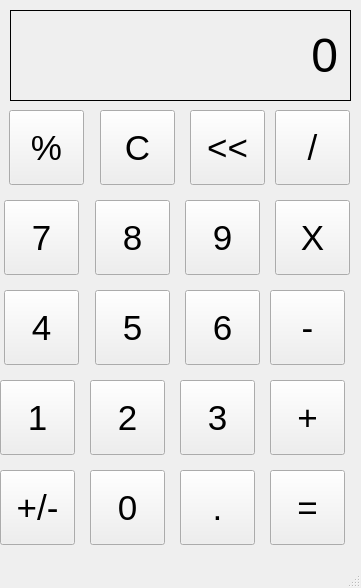
<?xml version="1.0" encoding="UTF-8"?>
<ui version="4.0">
 <class>MainWindow</class>
 <widget class="QMainWindow" name="MainWindow">
  <property name="geometry">
   <rect>
    <x>0</x>
    <y>0</y>
    <width>361</width>
    <height>588</height>
   </rect>
  </property>
  <property name="windowTitle">
   <string>Calc</string>
  </property>
  <widget class="QWidget" name="centralwidget">
   <widget class="QLabel" name="output_label">
    <property name="geometry">
     <rect>
      <x>10</x>
      <y>10</y>
      <width>341</width>
      <height>91</height>
     </rect>
    </property>
    <property name="font">
     <font>
      <pointsize>36</pointsize>
     </font>
    </property>
    <property name="frameShape">
     <enum>QFrame::Box</enum>
    </property>
    <property name="frameShadow">
     <enum>QFrame::Plain</enum>
    </property>
    <property name="text">
     <string>0</string>
    </property>
    <property name="alignment">
     <set>Qt::AlignRight|Qt::AlignTrailing|Qt::AlignVCenter</set>
    </property>
    <property name="margin">
     <number>10</number>
    </property>
   </widget>
   <widget class="QPushButton" name="percentButton">
    <property name="geometry">
     <rect>
      <x>9</x>
      <y>110</y>
      <width>75</width>
      <height>75</height>
     </rect>
    </property>
    <property name="font">
     <font>
      <pointsize>26</pointsize>
     </font>
    </property>
    <property name="text">
     <string>%</string>
    </property>
   </widget>
   <widget class="QPushButton" name="cButton">
    <property name="geometry">
     <rect>
      <x>100</x>
      <y>110</y>
      <width>75</width>
      <height>75</height>
     </rect>
    </property>
    <property name="font">
     <font>
      <pointsize>26</pointsize>
     </font>
    </property>
    <property name="text">
     <string>C</string>
    </property>
   </widget>
   <widget class="QPushButton" name="arrowButton">
    <property name="geometry">
     <rect>
      <x>190</x>
      <y>110</y>
      <width>75</width>
      <height>75</height>
     </rect>
    </property>
    <property name="font">
     <font>
      <pointsize>26</pointsize>
     </font>
    </property>
    <property name="text">
     <string>&lt;&lt;</string>
    </property>
   </widget>
   <widget class="QPushButton" name="divideButton">
    <property name="geometry">
     <rect>
      <x>275</x>
      <y>110</y>
      <width>75</width>
      <height>75</height>
     </rect>
    </property>
    <property name="font">
     <font>
      <pointsize>26</pointsize>
     </font>
    </property>
    <property name="text">
     <string>/</string>
    </property>
   </widget>
   <widget class="QPushButton" name="eightButton">
    <property name="geometry">
     <rect>
      <x>95</x>
      <y>200</y>
      <width>75</width>
      <height>75</height>
     </rect>
    </property>
    <property name="font">
     <font>
      <pointsize>26</pointsize>
     </font>
    </property>
    <property name="text">
     <string>8</string>
    </property>
   </widget>
   <widget class="QPushButton" name="nineButton">
    <property name="geometry">
     <rect>
      <x>185</x>
      <y>200</y>
      <width>75</width>
      <height>75</height>
     </rect>
    </property>
    <property name="font">
     <font>
      <pointsize>26</pointsize>
     </font>
    </property>
    <property name="text">
     <string>9</string>
    </property>
   </widget>
   <widget class="QPushButton" name="sevenButton">
    <property name="geometry">
     <rect>
      <x>4</x>
      <y>200</y>
      <width>75</width>
      <height>75</height>
     </rect>
    </property>
    <property name="font">
     <font>
      <pointsize>26</pointsize>
     </font>
    </property>
    <property name="text">
     <string>7</string>
    </property>
   </widget>
   <widget class="QPushButton" name="multiplyButton">
    <property name="geometry">
     <rect>
      <x>275</x>
      <y>200</y>
      <width>75</width>
      <height>75</height>
     </rect>
    </property>
    <property name="font">
     <font>
      <pointsize>26</pointsize>
     </font>
    </property>
    <property name="text">
     <string>X</string>
    </property>
   </widget>
   <widget class="QPushButton" name="fiveButton">
    <property name="geometry">
     <rect>
      <x>95</x>
      <y>290</y>
      <width>75</width>
      <height>75</height>
     </rect>
    </property>
    <property name="font">
     <font>
      <pointsize>26</pointsize>
     </font>
    </property>
    <property name="text">
     <string>5</string>
    </property>
   </widget>
   <widget class="QPushButton" name="sixButton">
    <property name="geometry">
     <rect>
      <x>185</x>
      <y>290</y>
      <width>75</width>
      <height>75</height>
     </rect>
    </property>
    <property name="font">
     <font>
      <pointsize>26</pointsize>
     </font>
    </property>
    <property name="text">
     <string>6</string>
    </property>
   </widget>
   <widget class="QPushButton" name="fourButton">
    <property name="geometry">
     <rect>
      <x>4</x>
      <y>290</y>
      <width>75</width>
      <height>75</height>
     </rect>
    </property>
    <property name="font">
     <font>
      <pointsize>26</pointsize>
     </font>
    </property>
    <property name="text">
     <string>4</string>
    </property>
   </widget>
   <widget class="QPushButton" name="minusButton">
    <property name="geometry">
     <rect>
      <x>270</x>
      <y>290</y>
      <width>75</width>
      <height>75</height>
     </rect>
    </property>
    <property name="font">
     <font>
      <pointsize>26</pointsize>
     </font>
    </property>
    <property name="text">
     <string>-</string>
    </property>
   </widget>
   <widget class="QPushButton" name="twoButton">
    <property name="geometry">
     <rect>
      <x>90</x>
      <y>380</y>
      <width>75</width>
      <height>75</height>
     </rect>
    </property>
    <property name="font">
     <font>
      <pointsize>26</pointsize>
     </font>
    </property>
    <property name="text">
     <string>2</string>
    </property>
   </widget>
   <widget class="QPushButton" name="threeButton">
    <property name="geometry">
     <rect>
      <x>180</x>
      <y>380</y>
      <width>75</width>
      <height>75</height>
     </rect>
    </property>
    <property name="font">
     <font>
      <pointsize>26</pointsize>
     </font>
    </property>
    <property name="text">
     <string>3</string>
    </property>
   </widget>
   <widget class="QPushButton" name="oneButton">
    <property name="geometry">
     <rect>
      <x>0</x>
      <y>380</y>
      <width>75</width>
      <height>75</height>
     </rect>
    </property>
    <property name="font">
     <font>
      <pointsize>26</pointsize>
     </font>
    </property>
    <property name="text">
     <string>1</string>
    </property>
   </widget>
   <widget class="QPushButton" name="plusButton">
    <property name="geometry">
     <rect>
      <x>270</x>
      <y>380</y>
      <width>75</width>
      <height>75</height>
     </rect>
    </property>
    <property name="font">
     <font>
      <pointsize>26</pointsize>
     </font>
    </property>
    <property name="text">
     <string>+</string>
    </property>
   </widget>
   <widget class="QPushButton" name="zeroButton">
    <property name="geometry">
     <rect>
      <x>90</x>
      <y>470</y>
      <width>75</width>
      <height>75</height>
     </rect>
    </property>
    <property name="font">
     <font>
      <pointsize>26</pointsize>
     </font>
    </property>
    <property name="text">
     <string>0</string>
    </property>
   </widget>
   <widget class="QPushButton" name="dotButton">
    <property name="geometry">
     <rect>
      <x>180</x>
      <y>470</y>
      <width>75</width>
      <height>75</height>
     </rect>
    </property>
    <property name="font">
     <font>
      <pointsize>26</pointsize>
     </font>
    </property>
    <property name="text">
     <string>.</string>
    </property>
   </widget>
   <widget class="QPushButton" name="plusorminusButton">
    <property name="geometry">
     <rect>
      <x>0</x>
      <y>470</y>
      <width>75</width>
      <height>75</height>
     </rect>
    </property>
    <property name="font">
     <font>
      <pointsize>26</pointsize>
     </font>
    </property>
    <property name="text">
     <string>+/-</string>
    </property>
   </widget>
   <widget class="QPushButton" name="equalButton">
    <property name="geometry">
     <rect>
      <x>270</x>
      <y>470</y>
      <width>75</width>
      <height>75</height>
     </rect>
    </property>
    <property name="font">
     <font>
      <pointsize>26</pointsize>
     </font>
    </property>
    <property name="text">
     <string>=</string>
    </property>
   </widget>
  </widget>
  <widget class="QMenuBar" name="menubar">
   <property name="geometry">
    <rect>
     <x>0</x>
     <y>0</y>
     <width>361</width>
     <height>21</height>
    </rect>
   </property>
  </widget>
  <widget class="QStatusBar" name="statusbar"/>
 </widget>
 <resources/>
 <connections/>
</ui>
